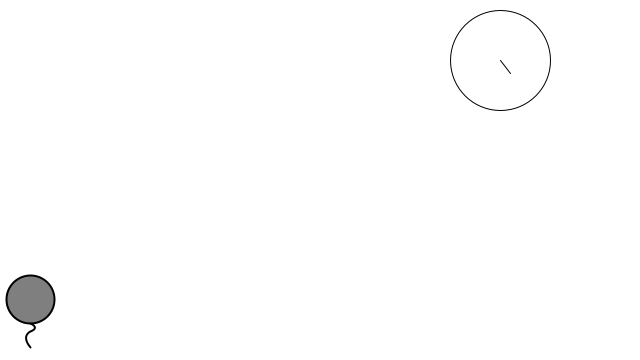
Frame 1 (no input)
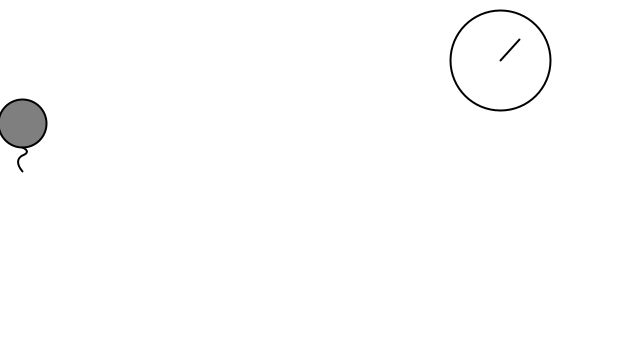
Frame 60 (the mouse pressed at the canvas centre just before this capture)
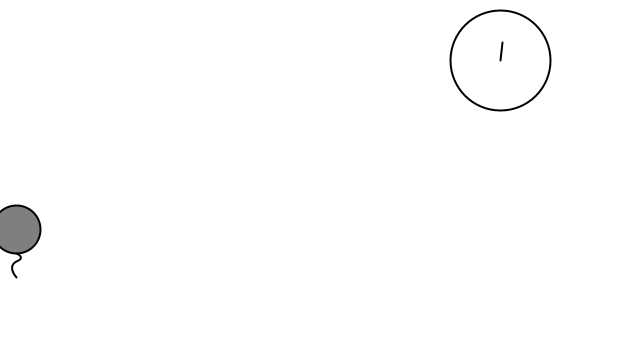
Frame 120 (the mouse held since frame 60 and released just before this capture)

The Processing sketch that drew these frames (run headless with seeded random() and noise(); from frame 60 on, the mouse is pressed at the canvas centre):

// Processing sketch: HW_10
// ── HW_10.pde
Mover m;

void setup() {
  size(640,360);
  m = new Mover(); 
}

void draw() {
  background(255);

  float change = 0.03;
  float coeff = 0.1;
  PVector wind = new PVector(
    (noise(frameCount*change, 0)-0.5)*coeff,
    (noise(frameCount*change, 1)-0.5)*coeff
  );
  PVector gravity = new PVector(0,0.1);


  pushMatrix();
    translate(500, 60);
    fill(0, 0);
    ellipse(0, 0, 100, 100);
    line(0, 0, wind.x/coeff*100, wind.y/coeff*100);
  popMatrix();

  m.applyForce(wind);
  m.applyForce(gravity.mult(-1));

  m.update();
  m.display();
  m.checkEdges();
}

// ── Mover.pde
class Mover {

  PVector position;
  PVector velocity;
  PVector acceleration;
  float mass;

  Mover() {
    position = new PVector(30,300);
    velocity = new PVector(0,0);
    acceleration = new PVector(0,0);
    mass = 1;
  }
  
  void applyForce(PVector force) {
    PVector f = PVector.div(force,mass);
    acceleration.add(f);
  }
  
  void update() {
    velocity.add(acceleration);
    position.add(velocity);
    acceleration.mult(0);
  }

  void display() {
    stroke(0);
    strokeWeight(2);
    fill(127);
    pushMatrix();
      translate(position.x, position.y);
      ellipse(0,0,48,48);
      fill(0, 0);
      beginShape();
        vertex(0, 24);
        bezierVertex(0, 24, 10, 28, 0, 32);
        bezierVertex(0, 32, -10, 36, 0, 48);
      endShape();
    popMatrix();
  }

  void checkEdges() {

    if (position.x > width) {
      position.x = width;
      velocity.x *= -1;
    } else if (position.x < 0) {
      velocity.x *= -1;
      position.x = 0;
    }

    if (position.y < 0) {
      velocity.y *= -0.95;
      position.y = 0;
    }

  }

}
